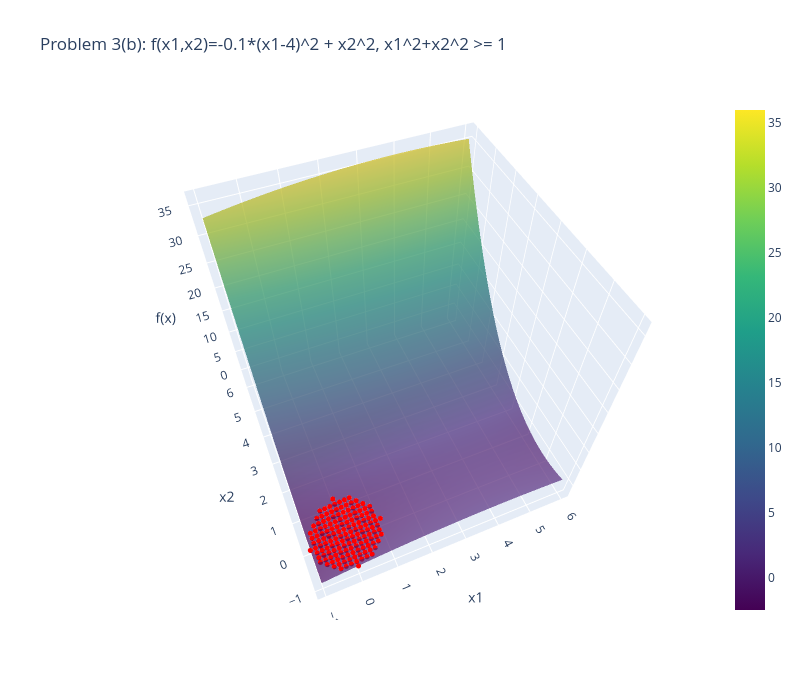

Source (notebook cell):
### Markdown cell above
## Problem 3(b)

**Objective**  
$f(x_1, x_2) \;=\; -0.1 (x_1 - 4)^2 \;+\; x_2^2$

**Constraint**  
$1 - x_1^2 - x_2^2 \;\ge\; 0
\quad\Longrightarrow\quad
x_1^2 + x_2^2 \;\le\; 1$

We will visualize the 3D surface and the feasible region $(\{(x_1,x_2): x_1^2 + x_2^2 \ge 1\})$

### Code cell
# --- Problem 3(b) ---
N = 50
x1_vals = np.linspace(-1, 6, N)
x2_vals = np.linspace(-1, 6, N)
x1_grid, x2_grid = np.meshgrid(x1_vals, x2_vals)

f3b = -0.1*(x1_grid - 4)**2 + x2_grid**2

# Constraint: x1^2 + x2^2 >= 1
C1 = (x1_grid**2 + x2_grid**2) <= 1

plot_3d_surface_and_feasible(
    x1_grid, x2_grid, f3b, C1,
    title="Problem 3(b): f(x1,x2)=-0.1*(x1-4)^2 + x2^2, x1^2+x2^2 >= 1",
    x1_name="x1", x2_name="x2", z_name="f(x)"
)

### Figure 1 — Plotly figure (JSON) as saved in the notebook; plotly's stock layout.template omitted (floating-point values rounded to 4 significant figures; data arrays with more than 128 entries replaced by an {"elided": "..."} marker saying what was removed)
{"data": [{"colorscale": [[0, "#440154"], [0.1111, "#482878"], [0.2222, "#3e4989"], [0.3333, "#31688e"], [0.4444, "#26828e"], [0.5556, "#1f9e89"], [0.6667, "#35b779"], [0.7778, "#6ece58"], [0.8889, "#b5de2b"], [1, "#fde725"]], "name": "f(x)", "opacity": 0.7, "showscale": true, "type": "surface", "x": {"elided": "50x50 float values"}, "y": {"elided": "50x50 float values"}, "z": {"elided": "50x50 float values"}}, {"marker": {"color": "red", "size": 3}, "mode": "markers", "name": "Feasible Points", "type": "scatter3d", "x": {"elided": "149 float values"}, "y": {"elided": "149 float values"}, "z": {"elided": "149 float values"}}], "layout": {"height": 700, "scene": {"aspectmode": "auto", "aspectratio": {"x": 1, "y": 1, "z": 1}, "camera": {"center": {"x": 0, "y": 0, "z": 0}, "eye": {"x": -0.5146, "y": -1.231, "z": 1.705}, "projection": {"type": "perspective"}, "up": {"x": 0, "y": 0, "z": 1}}, "xaxis": {"title": {"text": "x1"}, "type": "linear"}, "yaxis": {"title": {"text": "x2"}, "type": "linear"}, "zaxis": {"title": {"text": "f(x)"}, "type": "linear"}}, "title": {"text": "Problem 3(b): f(x1,x2)=-0.1*(x1-4)^2 + x2^2, x1^2+x2^2 >= 1"}, "width": 800}}
